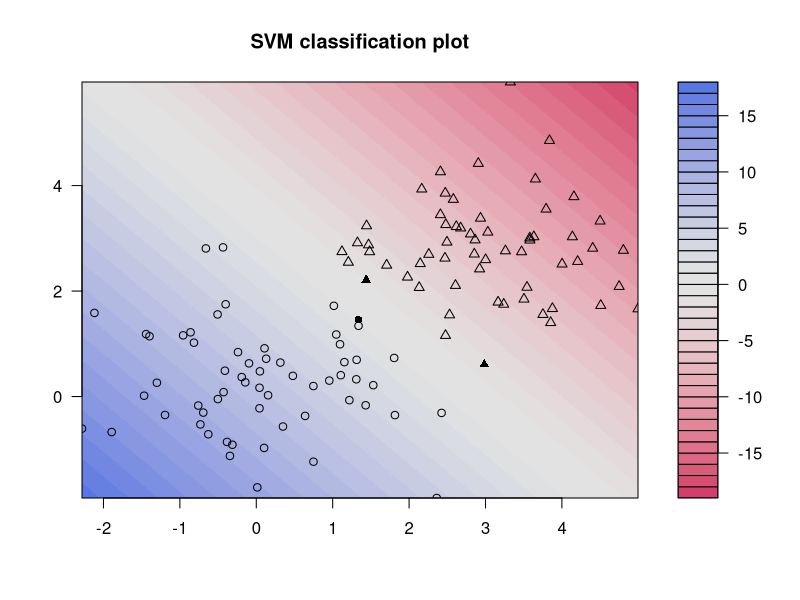

Write R code to recreate this figure.
require(kernlab)

n <- 150 # number of data points
p <- 2 # dimension

sigma <- 1 # variance of the distribution
meanpos <- 0 # centre of the distribution of positive examples
meanneg <- 3 # centre of the distribution of negative examples
npos <- round(n/2) # number of positive examples
nneg <- n-npos # number of negative examples

# Generate the positive and negative examples
xpos <- matrix(rnorm(npos*p,mean=meanpos, sd=sigma), npos, p)
xneg <- matrix(rnorm(nneg*p,mean=meanneg, sd=sigma), npos ,p)
x <- rbind(xpos, xneg)
# Generate the labels
y <- matrix(c(rep(1, npos), rep(-1, nneg)))


## Prepare a training and a test set ##
ntrain <- round(n*0.8) # number of training examples
tindex <- sample(n,ntrain) # indices of training samples
xtrain <- x[tindex,]
xtest <- x[-tindex,]
ytrain <- y[tindex]
istest <- y[-tindex]
istrain=rep(0, n)
istrain[tindex]=1

# train the SVM
model <- ksvm(
  xtrain,
  ytrain,
  type="C-svc",
  kernel="vanilladot",
  C=100, # margin param C
  scaled=c()
)

# Look and understand what model contains
# General summary
print(model)

# Attributes that you can access
attributes(model)

# For example, the support vectors
alpha(model)
alphaindex(model)
b(model)

# Use the built-in function to pretty-plot the classifier
plot(model,data=xtrain)
